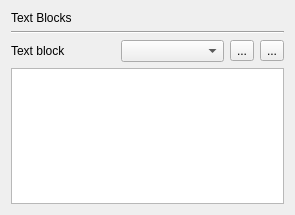
<?xml version="1.0" encoding="UTF-8"?>
<ui version="4.0">
 <class>PrefPageTextBlocks</class>
 <widget class="QWidget" name="PrefPageTextBlocks">
  <property name="geometry">
   <rect>
    <x>0</x>
    <y>0</y>
    <width>295</width>
    <height>215</height>
   </rect>
  </property>
  <property name="windowTitle">
   <string>Form</string>
  </property>
  <layout class="QVBoxLayout" name="verticalLayout">
   <item>
    <widget class="QLabel" name="label">
     <property name="text">
      <string>Text Blocks</string>
     </property>
    </widget>
   </item>
   <item>
    <widget class="Line" name="line">
     <property name="orientation">
      <enum>Qt::Horizontal</enum>
     </property>
    </widget>
   </item>
   <item>
    <layout class="QHBoxLayout" name="horizontalLayout">
     <item>
      <widget class="QLabel" name="label_55">
       <property name="text">
        <string>Text block</string>
       </property>
      </widget>
     </item>
     <item>
      <widget class="QComboBox" name="comboBoxTextBlocks">
       <property name="toolTip">
        <string>Select a text block.</string>
       </property>
      </widget>
     </item>
     <item>
      <widget class="QToolButton" name="toolButtonAddTextBlock">
       <property name="toolTip">
        <string>Create a new text block.</string>
       </property>
       <property name="text">
        <string>...</string>
       </property>
       <property name="icon">
        <iconset theme="profex-add">
         <normaloff>.</normaloff>.</iconset>
       </property>
      </widget>
     </item>
     <item>
      <widget class="QToolButton" name="toolButtonRemoveTextBlock">
       <property name="toolTip">
        <string>Delete the current text block.</string>
       </property>
       <property name="text">
        <string>...</string>
       </property>
       <property name="icon">
        <iconset theme="profex-remove">
         <normaloff>.</normaloff>.</iconset>
       </property>
      </widget>
     </item>
    </layout>
   </item>
   <item>
    <widget class="QPlainTextEdit" name="textEditTextBlocks">
     <property name="toolTip">
      <string>Text block content</string>
     </property>
    </widget>
   </item>
  </layout>
 </widget>
 <tabstops>
  <tabstop>comboBoxTextBlocks</tabstop>
  <tabstop>toolButtonAddTextBlock</tabstop>
  <tabstop>toolButtonRemoveTextBlock</tabstop>
  <tabstop>textEditTextBlocks</tabstop>
 </tabstops>
 <resources/>
 <connections/>
</ui>
